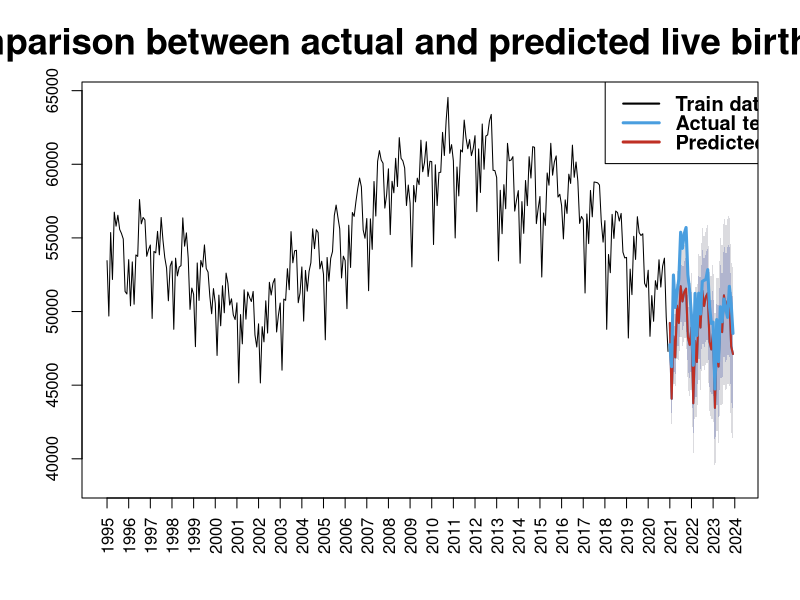
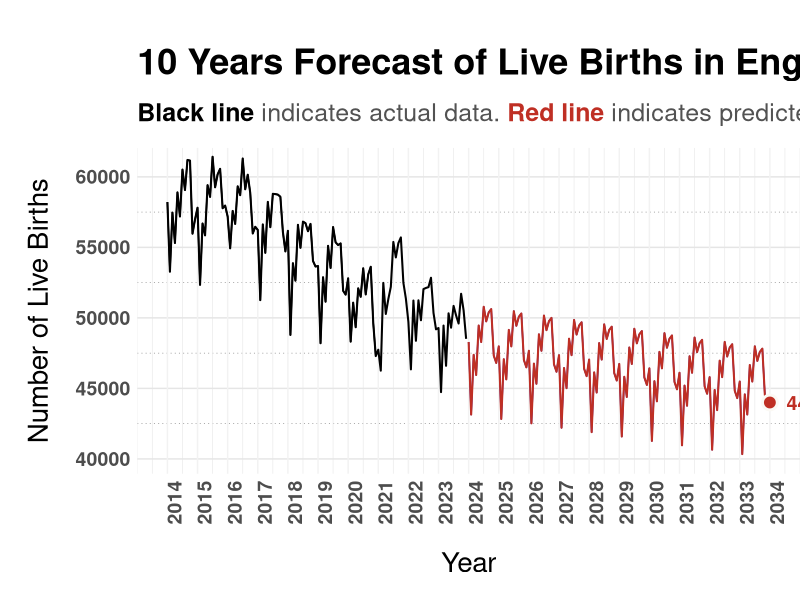

Generate these figures, in order, with R:
# ======================================= Load Libraries and Data =======================================

# Import required libraries
library(tidyverse)
library(readxl)
library(forecast)
library(Metrics)
library(ggtext)

# Load data from file 2023birthregistrations.xlsx from tab "Table_12" and start read the data from the sixth row
dailyLiveBirths <- read_excel("2023birthregistrations.xlsx", sheet = "Table_12", skip = 5)

# ======================================= Data Pre-Processing =======================================

# Handle missing values by replacing all value of "[z]" with "0"
dailyLiveBirths <- dailyLiveBirths %>% mutate(across(everything(), ~str_replace(., "\\[z\\]", "0")))

# Convert live births data across all years to numeric class
dailyLiveBirths <- dailyLiveBirths %>% mutate(across(3:31, as.numeric))

# Aggregate the data by month
monthlyLiveBirths <- dailyLiveBirths %>%
	group_by(Month) %>%
	summarise(across(2:30, sum))

# Sort the value in month column appropriately
monthlyLiveBirths$Month <- factor(monthlyLiveBirths$Month, levels = c(
	"January",
	"February",
	"March",
	"April",
	"May",
	"June",
	"July",
	"August",
	"September",
	"October",
	"November",
	"December"
))
monthlyLiveBirths <- monthlyLiveBirths[order(monthlyLiveBirths$Month),]

# Transpose the monthly data to matrix
monthlyLiveBirthsMatrix <- t(monthlyLiveBirths)

# Put the first row value as column name
colnames(monthlyLiveBirthsMatrix) <- monthlyLiveBirthsMatrix[1,]

# Remove first row
monthlyLiveBirthsMatrix <- monthlyLiveBirthsMatrix[-1,]

# Convert all values in the matrix to numeric
monthlyLiveBirthsMatrix <- apply(monthlyLiveBirthsMatrix, 2, as.numeric)

# Adjust the row names accordingly
rownames(monthlyLiveBirthsMatrix) <- colnames(monthlyLiveBirths[2:30])

# Sort the row names by year (ascendingly)
monthlyLiveBirthsMatrix <- monthlyLiveBirthsMatrix[order(row.names(monthlyLiveBirthsMatrix)),]

# Set the first 26 years as train data
monthlyLiveBirthsTrain <- monthlyLiveBirthsMatrix[1:26,]

# Set the last 3 years as test data
monthlyLiveBirthsTest <- monthlyLiveBirthsMatrix[27:29,]

# ======================================= Time-Series Forecasting =======================================

# Convert the train data to time series object
monthlyLiveBirthsTrainTS <- ts(monthlyLiveBirthsTrain, frequency = 12)
monthlyLiveBirthsTrainTS <- ts(as.vector(t(monthlyLiveBirthsTrainTS)), start = 1995, frequency = 12)

# Convert the test data to time series object
monthlyLiveBirthsTestTS <- ts(monthlyLiveBirthsTest, frequency = 12)
monthlyLiveBirthsTestTS <- ts(as.vector(t(monthlyLiveBirthsTestTS)), start = 2021, frequency = 12)

# Create model based on Triple Exponential Smoothing (TES) / Holt-Winters method
tesModel <- HoltWinters(monthlyLiveBirthsTrainTS)

# Create the forecast object to predict live births in 2021 to 2023
tesForecast <- forecast(tesModel, h = nrow(monthlyLiveBirthsTest) * ncol(monthlyLiveBirthsTest))

# Calculate Mean Absolute Percentage Error (MAPE) and Root Mean Squared Error (RMSE) to evaluate the model
data.frame(
	MAPE = mape(monthlyLiveBirthsTestTS, tesForecast$mean),
	RMSE = rmse(monthlyLiveBirthsTestTS, tesForecast$mean)
)

# Create the forecast object to predict live births from 2024 to 2034
tesFutureForecast <- forecast(tesModel, level = c(95), h = 13 * 12)

# Convert the time index to a numeric year
forecastYears <- as.numeric(time(tesFutureForecast$mean))

# Filter the forecasted values to include only those from 2024 onwards
tesFutureForecast$mean <- tesFutureForecast$mean[forecastYears >= 2024]
tesFutureForecast$lower <- tesFutureForecast$lower[forecastYears >= 2024,]
tesFutureForecast$upper <- tesFutureForecast$upper[forecastYears >= 2024,]

# Update the time index to include only those from 2024 onwards
tesFutureForecast$mean <- ts(tesFutureForecast$mean, start = 2024, frequency = 12)
tesFutureForecast$lower <- ts(tesFutureForecast$lower, start = 2024, frequency = 12)
tesFutureForecast$upper <- ts(tesFutureForecast$upper, start = 2024, frequency = 12)

# Create time series object based on the whole existing monthly live births data
monthlyLiveBirthsTS <- ts(monthlyLiveBirthsMatrix, frequency = 12)
monthlyLiveBirthsTS <- ts(as.vector(t(monthlyLiveBirthsTS)), start = 1995, frequency = 12)

# ======================================= Data Visualisation =======================================

# Generate line chart to compare the actual and predicted test data
plot(tesForecast, main = "", xaxt = "n")
title("Comparison between actual and predicted live births data", cex.main = 2.2)
axis(1, at = seq(1995, 2024, by = 1), las = 2)
lines(tesForecast$mean, col = "#BF2F24", lwd = 2)
lines(monthlyLiveBirthsTestTS, col = "#4a9edf", lwd = 3)
legend(
	"topright",
	cex = 1.2,
	legend = c("Train data", "Actual test data", "Predicted test data"),
	col = c("#000000", "#4a9edf", "#BF2F24"),
	lty = 1,
	lwd = c(2, 3, 3),
	x.intersp = 0.9,
	y.intersp = 0.8,
	text.font = 2,
	text.width = 3.4
)

# Generate line chart to visualize forecast for live birth trends over the next decade
tesFutureForecast %>% autoplot(PI = FALSE) +
	autolayer(tesFutureForecast$mean, series = "Forecast Data", color = "#BF2F24", size = 0.7) +
	autolayer(monthlyLiveBirthsTS, series = "Actual Data", color = "#000000", size = 0.7) +
	geom_point(
		aes(
			x = 2034,
			y = tail(tesFutureForecast$mean, 1),
		),
		shape = 21,
		fill = "#BF2F24",
		size = 4,
		color = "#fbf9f4",
		stroke = 1.5
	) +
	geom_text(
		aes(
			x = 2034,
			y = tail(tesFutureForecast$mean, 1),
			label = round(tail(tesFutureForecast$mean, 1))
		),
		color = "#BF2F24",
		fontface = "bold",
		hjust = -0.3,
		size = 5
	) +
	labs(
		title = "10 Years Forecast of Live Births in England and Wales",
		subtitle = "<b><span style='color:black'>Black line</span></b> indicates actual data.
		<b><span style='color:#BF2F24'>Red line</span></b> indicates predicted data.",
		x = "Year",
		y = "Number of Live Births"
	) +
	scale_x_continuous(
		breaks = seq(2014, 2034, 1),
		limits = c(2014, 2034)
	) +
	coord_cartesian(
		ylim = c(40000, 61000)
	) +
	theme_minimal() +
	theme(
		panel.grid.major.x = element_line(color = "grey95"),
		panel.grid.major.y = element_line(color = "grey90"),
		panel.grid.minor.y = element_line(linetype = 3, color = "grey55"),
		plot.title = element_text(face = "bold", size = 26, hjust = 0, margin = margin(b = 15)),
		plot.subtitle = element_markdown(size = 18, hjust = 0, margin = margin(b = 15), color = "grey32"),
		axis.title.x = element_text(size = 20, margin = margin(t = 20)),
		axis.text.x = element_text(face = "bold", size = 14, angle = 90, hjust = 1),
		axis.title.y = element_text(size = 20, margin = margin(r = 15)),
		axis.text.y = element_text(face = "bold", size = 14),
		plot.margin = margin(l = 20, r = 0, b = 15, t = 35)
	)
